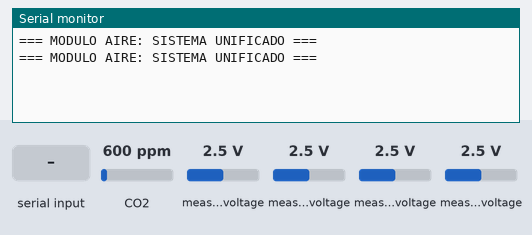
The sketch below on a simulated ESP32-S3. Shown: the last lines printed to the serial monitor. The inputs (shaded band) are chosen by the test bench; at power-on: CO2 600 ppm, measured voltage 2.5 V.

Above: at 1.7 s.
1.8 s: "SCAN\n" received over Serial
At 2.9 s:
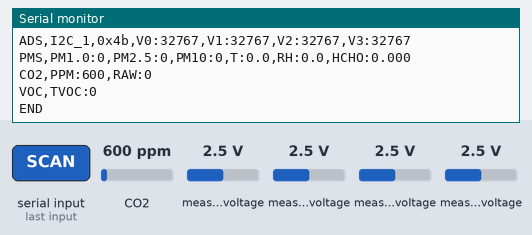
3.3 s: "1\n" received over Serial
At 4.5 s:
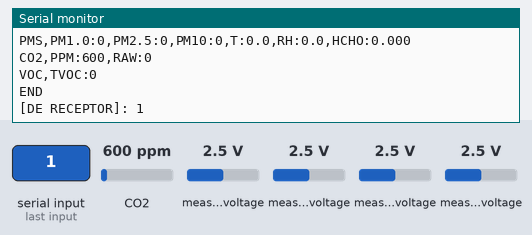
5.2 s: CO2 set to 452 ppm
At 6.2 s:
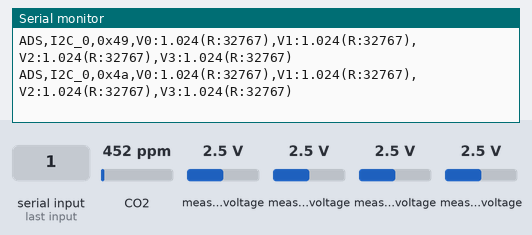
6.7 s: measured voltage (sensor 200) set to 0.1 V
At 9.29 s:
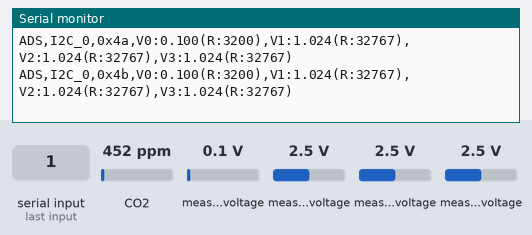
15.3 s: measured voltage (sensor 201) set to 0.1 V
At 15.39 s:
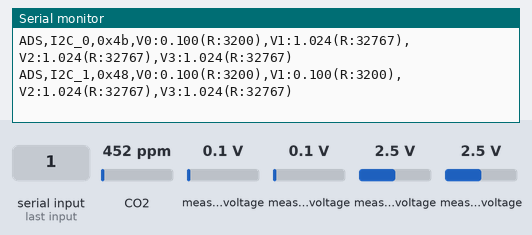
16.8 s: measured voltage (sensor 202) set to 0.1 V
At 19.07 s:
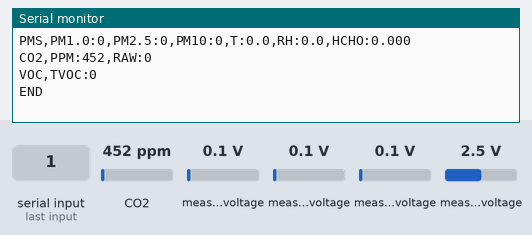

Measured:
- after the input at 1.8 s, the serial monitor: prints a new line at once (image 1)
- after the input at 3.3 s, the serial monitor: prints a new line after 0.49 s (image 2)
- after the input at 6.7 s, the serial monitor: prints a new line after 2.3 s (image 4)
- after the input at 15.3 s, the serial monitor: prints a new line after 0.08 s (image 5)
- after the input at 16.8 s, the serial monitor: prints a new line after 1.3 s (image 6)

The sketch:

LineaBaseModuloAIRE.ino
```cpp
#include "MHZ19.h"
#include <Adafruit_ADS1X15.h>
#include <Arduino.h>
#include <SoftwareSerial.h>
#include <Wire.h>

/*
 * Project: LineaBaseModuloAIRE
 * Description: Unified firmware for Air Quality Module (ESP32-S3).
 * Autor: Alejandro Rebolledo (arebolledo@udd.cl)
 * Licencia: CC BY-NC 4.0
 * Descargo de Responsabilidad: Código ofrecido 'tal cual', sin garantías.
 */

/* ===================== CONFIGURACIÓN DE PINES ===================== */
// I2C Buses (ADS1115)
#define I2C0_SDA 8
#define I2C0_SCL 9
#define I2C1_SDA 10
#define I2C1_SCL 11

// UART0 (Salida duplicada)
#define UART0_RX 44
#define UART0_TX 43

// UART1 (PMS5003)
#define PMS_RX_PIN 1
#define PMS_TX_PIN 2

// UART2 (MH-Z19 CO2)
#define MHZ19_RX_PIN 3 // ESP32 RX <- Sensor TX
#define MHZ19_TX_PIN 4 // ESP32 TX -> Sensor RX

// SoftwareSerial (VOC Winsen)
#define VOC_RX_PIN 5 // ESP32 RX <- Sensor TX
#define VOC_TX_PIN 6 // ESP32 TX -> Sensor RX

/* ===================== OBJETOS Y VARIABLES ===================== */
TwoWire I2C_0 = TwoWire(0);
TwoWire I2C_1 = TwoWire(1);

// ADS1115
const uint8_t NUM_BUSES = 2;
const uint8_t NUM_ADS = 4;
const uint8_t ADS_ADDRESSES[NUM_ADS] = {0x48, 0x49, 0x4A, 0x4B};
Adafruit_ADS1115 ads[NUM_BUSES][NUM_ADS];
bool ads_ok[NUM_BUSES][NUM_ADS] = {false};
TwoWire *buses[NUM_BUSES] = {&I2C_0, &I2C_1};
const char *BUS_NAMES[NUM_BUSES] = {"I2C_0", "I2C_1"};

// PMS5003 (UART1)
HardwareSerial pmsSerial(1);
unsigned int PMS1 = 0, PMS2_5 = 0, PMS10 = 0;
unsigned int TPS = 0, HDS = 0;
float FMHDSB = 0.0f;
uint8_t pmsBuffer[32];
uint8_t pmsIdx = 0;

// MH-Z19 (UART2)
HardwareSerial co2Serial(2);
MHZ19 co2Sensor;
double co2Ppm = 0, co2Raw = 0, co2Custom = 0;
bool co2_ok = false;

// Winsen VOC (SoftwareSerial)
SoftwareSerial vocSerial(VOC_RX_PIN, VOC_TX_PIN);
uint16_t tvoc_ugm3 = 0;
uint8_t vocPacket[9];
uint8_t vocIdx = 0;

unsigned long lastPrintMs = 0;

/* ===================== FUNCIONES DE AYUDA ===================== */
void dualPrint(String msg) {
  Serial.print(msg);
  Serial0.print(msg);
}

void dualPrintln(String msg = "") {
  Serial.println(msg);
  Serial0.println(msg);
}

/* ===================== FUNCIÓN DE REPORTE ===================== */
// Genera el reporte de todos los sensores.
// modoRaw = true escribe solo valores RAW (para Serial0/ESP Receptor)
// modoRaw = false escribe Voltajes y RAW (para Serial USB/Humano)
void generarReporte(Stream &puerto, bool modoRaw) {
  // ADS
  for (uint8_t b = 0; b < NUM_BUSES; b++) {
    for (uint8_t i = 0; i < NUM_ADS; i++) {
      if (ads_ok[b][i]) {
        String adsMsg = "ADS," + String(BUS_NAMES[b]) + ",0x" +
                        String(ADS_ADDRESSES[i], HEX);
        for (int ch = 0; ch < 4; ch++) {
          int16_t raw = ads[b][i].readADC_SingleEnded(ch);
          if (modoRaw) {
            adsMsg += ",V" + String(ch) + ":" + String(raw);
          } else {
            float volts = ads[b][i].computeVolts(raw);
            adsMsg += ",V" + String(ch) + ":" + String(volts, 3) +
                      "(R:" + String(raw) + ")";
          }
        }
        puerto.println(adsMsg);
      }
    }
  }

  // PMS
  String pmsMsg = "PMS,PM1.0:" + String(PMS1) + ",PM2.5:" + String(PMS2_5) +
                  ",PM10:" + String(PMS10) + ",T:" + String(TPS / 10.0, 1) +
                  ",RH:" + String(HDS / 10.0, 1) + ",HCHO:" + String(FMHDSB, 3);
  puerto.println(pmsMsg);

  // CO2
  if (co2_ok) {
    co2Ppm = co2Sensor.getCO2();
    if (co2Sensor.errorCode == RESULT_OK) {
      co2Raw = co2Sensor.getCO2Raw();
      puerto.println("CO2,PPM:" + String(co2Ppm, 0) +
                     ",RAW:" + String(co2Raw, 0));
    } else {
      puerto.println("CO2,ERR:" + String(co2Sensor.errorCode));
    }
  }

  // VOC
  puerto.println("VOC,TVOC:" + String(tvoc_ugm3));

  // Fin de Trama
  puerto.println("END");
}

// Checksum PMS5003
uint16_t pmsChecksum(const uint8_t *buf, int len) {
  uint16_t sum = 0;
  for (int i = 0; i < len; i++)
    sum += buf[i];
  return sum;
}

// Checksum VOC Winsen
uint8_t vocChecksum(const uint8_t *buf) {
  uint8_t sum = 0;
  for (int i = 1; i < 8; i++)
    sum += buf[i];
  return (uint8_t)((~sum) + 1);
}

/* ===================== INICIALIZACIÓN ===================== */
void initSensors() {
  // I2C
  I2C_0.begin(I2C0_SDA, I2C0_SCL, 400000);
  I2C_1.begin(I2C1_SDA, I2C1_SCL, 400000);

  // ADS1115
  for (uint8_t b = 0; b < NUM_BUSES; b++) {
    for (uint8_t i = 0; i < NUM_ADS; i++) {
      buses[b]->beginTransmission(ADS_ADDRESSES[i]);
      if (buses[b]->endTransmission() == 0) {
        ads_ok[b][i] = ads[b][i].begin(ADS_ADDRESSES[i], buses[b]);
        if (ads_ok[b][i]) {
          // ================================================================
          // AJUSTE DE GANANCIA (Descomenta solo una línea para aplicar):
          // ================================================================
          // ads[b][i].setGain(GAIN_TWOTHIRDS); // 2/3x gain +/- 6.144V  1 bit =
          // 0.1875mV (default) ads[b][i].setGain(GAIN_ONE);       // 1x gain
          // +/- 4.096V  1 bit = 0.125mV ads[b][i].setGain(GAIN_TWO);       //
          // 2x gain   +/- 2.048V  1 bit = 0.0625mV
          ads[b][i].setGain(
              GAIN_FOUR); // 4x gain   +/- 1.024V  1 bit = 0.03125mV
          // ads[b][i].setGain(GAIN_EIGHT);     // 8x gain   +/- 0.512V  1 bit =
          // 0.015625mV ads[b][i].setGain(GAIN_SIXTEEN);   // 16x gain  +/-
          // 0.256V  1 bit = 0.0078125mV
          // ================================================================
        }
      }
    }
  }

  // UARTs
  pmsSerial.begin(9600, SERIAL_8N1, PMS_RX_PIN, PMS_TX_PIN);
  co2Serial.begin(9600, SERIAL_8N1, MHZ19_RX_PIN, MHZ19_TX_PIN);
  co2Sensor.begin(co2Serial);
  co2Sensor.autoCalibration(false);
  co2_ok = true;

  vocSerial.begin(9600);
}

/* ===================== CICLO PRINCIPAL ===================== */
void setup() {
  // USB Serial
  Serial.begin(115200);
  // Hardware Serial 0 (Pines 43/44)
  Serial0.begin(9600, SERIAL_8N1, UART0_RX, UART0_TX);

  delay(500);
  dualPrintln("\n=== MODULO AIRE: SISTEMA UNIFICADO ===");

  initSensors();
}

void loop() {
  // 1. Lectura PMS5003
  while (pmsSerial.available() > 0) {
    uint8_t b = pmsSerial.read();
    if (pmsIdx == 0 && b != 0x42)
      continue;
    if (pmsIdx == 1 && b != 0x4D) {
      pmsIdx = 0;
      continue;
    }
    pmsBuffer[pmsIdx++] = b;
    if (pmsIdx >= 32) {
      pmsIdx = 0;
      uint16_t CR1 = ((uint16_t)pmsBuffer[30] << 8) | pmsBuffer[31];
      if (CR1 == pmsChecksum(pmsBuffer, 30)) {
        PMS1 = ((uint16_t)pmsBuffer[10] << 8) | pmsBuffer[11];
        PMS2_5 = ((uint16_t)pmsBuffer[12] << 8) | pmsBuffer[13];
        PMS10 = ((uint16_t)pmsBuffer[14] << 8) | pmsBuffer[15];
        FMHDSB =
            (float)(((uint16_t)pmsBuffer[22] << 8) | pmsBuffer[23]) / 1000.0f;
        TPS = ((uint16_t)pmsBuffer[24] << 8) | pmsBuffer[25];
        HDS = ((uint16_t)pmsBuffer[26] << 8) | pmsBuffer[27];
      }
    }
  }

  // 2. Lectura VOC Winsen
  while (vocSerial.available() > 0) {
    uint8_t b = vocSerial.read();
    if (vocIdx == 0 && b != 0xFF)
      continue;
    vocPacket[vocIdx++] = b;
    if (vocIdx >= 9) {
      if (vocChecksum(vocPacket) == vocPacket[8]) {
        tvoc_ugm3 = ((uint16_t)vocPacket[4] << 8) | vocPacket[5];
      }
      vocIdx = 0;
    }
  }

  // 3. Impresión Periódica en USB (Cada 3 segundos) solo para humano
  if (millis() - lastPrintMs >= 3000) {
    lastPrintMs = millis();
    // El reporte al USB es compelto (humano)
    generarReporte(Serial, false);
  }

  // 4. Escucha de comandos en Serial0 (A pedido)
  // Usamos peek() para no consumir datos si queremos que el puente (paso 5)
  // también los vea, o simplemente procesamos y lo que sobre va al puente.
  while (Serial0.available() > 0) {
    // Leemos una línea completa para buscar el comando
    String input = Serial0.readStringUntil('\n');
    input.trim();

    if (input == "SCAN") {
      // El reporte al enlace es RAW (máquina)
      generarReporte(Serial0, true);
    } else if (input.length() > 0) {
      // Si no es SCAN, lo mandamos al puente USB para ver qué envió el otro ESP
      Serial.println("[DE RECEPTOR]: " + input);
    }
  }

  /*/ Opcional: Serial (USB) -> Serial0 (Para comandos remotos)
  while (Serial.available() > 0) {
    Serial0.write(Serial.read());
  }
*/

  delay(10);
}
```
